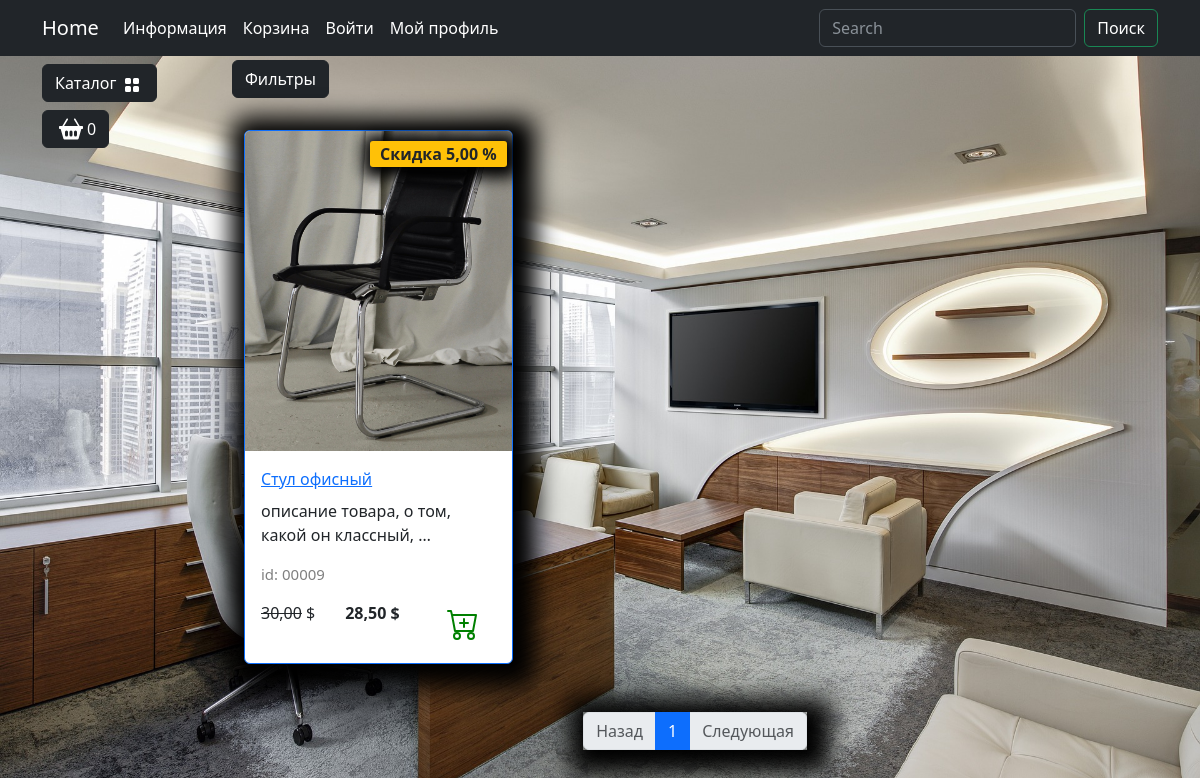
The app's page /catalog/ofis/ with its own data.
### goods/models.py (models this page shows, shortened)
class Products(models.Model):
    name = models.CharField(max_length=150, unique=True, verbose_name='Название')
    slug = models.SlugField(max_length=200, unique=True, blank=True, null=True, verbose_name='URL')
    description = models.TextField(blank=True, null=True, verbose_name='Описание')
    image = models.ImageField(upload_to='goods_images',blank=True, null=True, verbose_name='Изображение')
    price = models.DecimalField(default=0.00, max_digits=7, decimal_places=2,verbose_name='Цена')
    discount = models.DecimalField(default=0.00, max_digits=4, decimal_places=2, verbose_name='Скидка в %')
    quantity = models.PositiveIntegerField(default=0, verbose_name='Количество')
    category = models.ForeignKey(to=Categories, on_delete=models.CASCADE,verbose_name='Категория')
    class Meta:
        db_table: str = 'product'
        verbose_name: str = 'Продукт'
        verbose_name_plural: str = 'Продукты'
    def display_id(self):
        return f'{self.id:05}'
    def sell_price(self):
        if self.discount:
            return round(self.price - self.price*self.discount/100, 2)
        return self.price

### goods/views.py (the view)
# urls.py: path('catalog/',include('goods.urls', namespace='catalog')),
def catalog(request, category_slug, page=1,) -> HttpResponse:
    if category_slug == 'all':
        goods = Products.objects.all()
    else:
        goods = get_list_or_404( Products.objects.filter(category__slug=category_slug))
    paginator = Paginator(goods, 3)
    current_page = paginator.page(page)
    context = {
        'title':'Home - Каталог',
        'goods': current_page,
        'slug_url': category_slug
    }
    return render(request, 'goods/catalog.html', context)

### goods/templatetags/goods_tags.py (called while the page is built)
@register.simple_tag()
def tag_categories():
    return Categories.objects.all()

### goods/templates/goods/catalog.html (shortened to what this page needs)
{% extends 'main/base.html' %}
{% load static %}
{% block content %}
<div class="row">
    <div class="dropdown mb-2">
        <button class="btn btn-secondary dropdown-toggle btn-dark" type="button" data-bs-toggle="dropdown"
                aria-expanded="false">
            Фильтры
        </button>
    </div>
    {% for product in goods %}
    <div class="col-lg-4 col-md-6 p-4">
        <div class="card border-primary rounded custom-shadow">
            <img src="{{ product.image.url }}" class="card-img-top" alt="...">
            <div class="card-body">
                <a href="{% url 'catalog:product' product.slug %}">
                    <p class="card-title">{{ product.name }}</p>
                </a>
                <p class="card-text">{{ product.description|truncatechars:44 }}</p>
                <p class="product_id">id: {{ product.display_id }}</p>
                <div class="d-flex justify-content-between">
                    {% if product.discount %}
                        <p><s>{{ product.price }}</s> $</p>
                        <p><strong> {{ product.sell_price }} $</strong></p>
                        <span class="badge bg-warning text-dark">Скидка {{ product.discount }} %</span>
                    {% else %}
                        <p><strong>{{ product.price }} $</strong></p>
                    {% endif %}
                    <a href="#" class="btn add-to-cart">
                        <img class="mx-1" src="{% static 'deps/icons/cart-plus.svg' %}" alt="Catalog Icon"
                             width="32" height="32">
                    </a>
                </div>
            </div>
        </div>
    </div>
    {% endfor %}
    <nav aria-label="Page navigation example">
        <ul class="pagination justify-content-center my-4">
            <div class="custom-shadow d-flex">
                <li class="page-item {% if not goods.has_previous %} disabled {% endif %}">
                    <a class="page-link" href="{% if goods.has_previous %}
                    {% url 'catalog:index' slug_url goods.previous_page_number %}
                    {% else %}
                    #
                    {% endif %}">Назад</a>
                </li>
                {% for page in goods.paginator.page_range %}
                {% if page >= goods.number|add:-2 and page <= goods.number|add:2%}
                    <li class="page-item if {% if goods.number == page %} active {% endif %}">
                        <a class="page-link" href="{% url 'catalog:index' slug_url page %}">{{ page }}</a>
                     </li>
                {% endif %}
                {% endfor %}
                <li class="page-item {% if not goods.has_next %} disabled {% endif %}">
                    <a class="page-link" href="{% if goods.has_next %}
                    {% url 'catalog:index' slug_url goods.next_page_number %}
                    {% else %}
                    #
                    {% endif %}">Следующая</a>
                </li>
            </div>
        </ul>
    </nav>
    {% endblock %}

### static/deps/css/my_css.css (style rules this page uses)
body { background-image: url("../images/bg-image.jpg"); background-repeat: no-repeat; background-attachment: fixed; background-position: center center; background-size: cover; height: 100%; }
.dropdown-toggle::after { content: none; }
.custom-shadow { box-shadow: 5px 5px 25px 19px #000000; }
.product_id { color: gray; font-size: 15px; }
.badge.bg-warning.text-dark { position: absolute; top: 10px; right: 5px; z-index: 1; padding: 5px 10px; border-radius: 3px; font-size: 1rem; box-shadow: 2px 2px 15px 9px #000000; }

### records on screen
Products: image (picture), name "Стул офисный", description "описание товара, о том, какой он классный, …", display_id "00009", price "30,00", sell_price "28,50", discount "5,00"

### other values on screen
{{ page }} "1"
